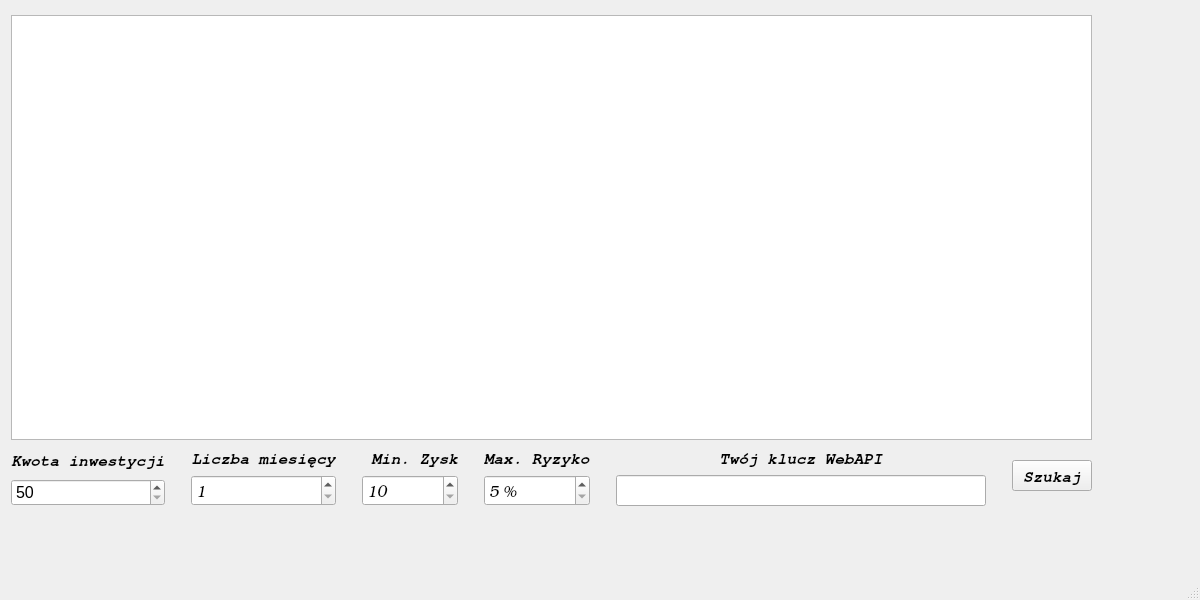
<?xml version="1.0" encoding="UTF-8"?>
<ui version="4.0">
 <class>MainWindow</class>
 <widget class="QMainWindow" name="MainWindow">
  <property name="windowModality">
   <enum>Qt::ApplicationModal</enum>
  </property>
  <property name="geometry">
   <rect>
    <x>0</x>
    <y>0</y>
    <width>1200</width>
    <height>600</height>
   </rect>
  </property>
  <property name="sizePolicy">
   <sizepolicy hsizetype="Preferred" vsizetype="Preferred">
    <horstretch>0</horstretch>
    <verstretch>0</verstretch>
   </sizepolicy>
  </property>
  <property name="maximumSize">
   <size>
    <width>1200</width>
    <height>600</height>
   </size>
  </property>
  <property name="windowTitle">
   <string>Kokos.pl</string>
  </property>
  <property name="autoFillBackground">
   <bool>false</bool>
  </property>
  <property name="styleSheet">
   <string notr="true">QMainWindow {font-size : 400px; color : blue; background-image: url('plaza.jpg'); background-repeat:no-repeat;}</string>
  </property>
  <property name="locale">
   <locale language="Polish" country="Poland"/>
  </property>
  <widget class="QWidget" name="centralwidget">
   <property name="maximumSize">
    <size>
     <width>1200</width>
     <height>600</height>
    </size>
   </property>
   <property name="font">
    <font>
     <family>TeXGyreCursor</family>
     <pointsize>12</pointsize>
     <weight>75</weight>
     <italic>true</italic>
     <bold>true</bold>
    </font>
   </property>
   <property name="autoFillBackground">
    <bool>false</bool>
   </property>
   <widget class="QWidget" name="layoutWidget">
    <property name="geometry">
     <rect>
      <x>11</x>
      <y>15</y>
      <width>1081</width>
      <height>491</height>
     </rect>
    </property>
    <layout class="QGridLayout" name="gridLayout">
     <property name="sizeConstraint">
      <enum>QLayout::SetMaximumSize</enum>
     </property>
     <item row="0" column="0">
      <widget class="QTableView" name="TableView">
       <property name="autoFillBackground">
        <bool>true</bool>
       </property>
       <property name="sortingEnabled">
        <bool>true</bool>
       </property>
       <attribute name="horizontalHeaderCascadingSectionResizes">
        <bool>true</bool>
       </attribute>
       <attribute name="horizontalHeaderStretchLastSection">
        <bool>true</bool>
       </attribute>
      </widget>
     </item>
     <item row="1" column="0">
      <layout class="QHBoxLayout" name="horizontalLayout">
       <item>
        <layout class="QVBoxLayout" name="verticalLayout">
         <item>
          <widget class="QLabel" name="ValueText">
           <property name="font">
            <font>
             <family>TeXGyreCursor</family>
             <pointsize>12</pointsize>
             <weight>75</weight>
             <italic>true</italic>
             <bold>true</bold>
            </font>
           </property>
           <property name="text">
            <string>Kwota inwestycji</string>
           </property>
           <property name="alignment">
            <set>Qt::AlignCenter</set>
           </property>
          </widget>
         </item>
         <item>
          <widget class="QSpinBox" name="ValueBox">
           <property name="font">
            <font>
             <pointsize>12</pointsize>
            </font>
           </property>
           <property name="minimum">
            <number>50</number>
           </property>
           <property name="maximum">
            <number>1000000</number>
           </property>
           <property name="singleStep">
            <number>50</number>
           </property>
          </widget>
         </item>
        </layout>
       </item>
       <item>
        <spacer name="horizontalSpacer_9">
         <property name="orientation">
          <enum>Qt::Horizontal</enum>
         </property>
         <property name="sizeType">
          <enum>QSizePolicy::Minimum</enum>
         </property>
         <property name="sizeHint" stdset="0">
          <size>
           <width>20</width>
           <height>20</height>
          </size>
         </property>
        </spacer>
       </item>
       <item>
        <layout class="QVBoxLayout" name="verticalLayout_2">
         <item>
          <widget class="QLabel" name="MonthNumberText">
           <property name="font">
            <font>
             <family>TeXGyreCursor</family>
             <pointsize>12</pointsize>
             <weight>75</weight>
             <italic>true</italic>
             <bold>true</bold>
            </font>
           </property>
           <property name="text">
            <string>Liczba miesięcy</string>
           </property>
           <property name="alignment">
            <set>Qt::AlignCenter</set>
           </property>
          </widget>
         </item>
         <item>
          <widget class="QSpinBox" name="MonthNumberBox">
           <property name="font">
            <font>
             <family>TeXGyreBonum</family>
             <pointsize>12</pointsize>
             <italic>true</italic>
            </font>
           </property>
           <property name="minimum">
            <number>1</number>
           </property>
           <property name="maximum">
            <number>48</number>
           </property>
          </widget>
         </item>
        </layout>
       </item>
       <item>
        <spacer name="horizontalSpacer_8">
         <property name="orientation">
          <enum>Qt::Horizontal</enum>
         </property>
         <property name="sizeType">
          <enum>QSizePolicy::Minimum</enum>
         </property>
         <property name="sizeHint" stdset="0">
          <size>
           <width>20</width>
           <height>20</height>
          </size>
         </property>
        </spacer>
       </item>
       <item>
        <layout class="QVBoxLayout" name="verticalLayout_3">
         <item>
          <widget class="QLabel" name="GainText">
           <property name="font">
            <font>
             <family>TeXGyreCursor</family>
             <pointsize>12</pointsize>
             <weight>75</weight>
             <italic>true</italic>
             <bold>true</bold>
            </font>
           </property>
           <property name="text">
            <string> Min. Zysk</string>
           </property>
           <property name="alignment">
            <set>Qt::AlignLeading|Qt::AlignLeft|Qt::AlignVCenter</set>
           </property>
          </widget>
         </item>
         <item>
          <widget class="QSpinBox" name="GainBox">
           <property name="font">
            <font>
             <family>TeXGyreBonum</family>
             <pointsize>12</pointsize>
             <italic>true</italic>
            </font>
           </property>
           <property name="minimum">
            <number>10</number>
           </property>
           <property name="maximum">
            <number>1000000</number>
           </property>
           <property name="singleStep">
            <number>10</number>
           </property>
          </widget>
         </item>
        </layout>
       </item>
       <item>
        <spacer name="horizontalSpacer_5">
         <property name="orientation">
          <enum>Qt::Horizontal</enum>
         </property>
         <property name="sizeType">
          <enum>QSizePolicy::Minimum</enum>
         </property>
         <property name="sizeHint" stdset="0">
          <size>
           <width>20</width>
           <height>20</height>
          </size>
         </property>
        </spacer>
       </item>
       <item>
        <layout class="QVBoxLayout" name="verticalLayout_4">
         <item>
          <widget class="QLabel" name="RiskText">
           <property name="font">
            <font>
             <family>TeXGyreCursor</family>
             <pointsize>12</pointsize>
             <weight>75</weight>
             <italic>true</italic>
             <bold>true</bold>
            </font>
           </property>
           <property name="text">
            <string>Max. Ryzyko</string>
           </property>
           <property name="alignment">
            <set>Qt::AlignLeading|Qt::AlignLeft|Qt::AlignVCenter</set>
           </property>
          </widget>
         </item>
         <item>
          <widget class="QSpinBox" name="RiskBox">
           <property name="font">
            <font>
             <family>TeXGyreBonum</family>
             <pointsize>12</pointsize>
             <italic>true</italic>
            </font>
           </property>
           <property name="suffix">
            <string> %</string>
           </property>
           <property name="minimum">
            <number>5</number>
           </property>
           <property name="maximum">
            <number>100</number>
           </property>
          </widget>
         </item>
        </layout>
       </item>
       <item>
        <spacer name="horizontalSpacer_6">
         <property name="orientation">
          <enum>Qt::Horizontal</enum>
         </property>
         <property name="sizeType">
          <enum>QSizePolicy::Minimum</enum>
         </property>
         <property name="sizeHint" stdset="0">
          <size>
           <width>20</width>
           <height>20</height>
          </size>
         </property>
        </spacer>
       </item>
       <item>
        <layout class="QVBoxLayout" name="verticalLayout_6">
         <item>
          <widget class="QLabel" name="KeyText">
           <property name="font">
            <font>
             <family>TeXGyreCursor</family>
             <pointsize>12</pointsize>
             <weight>75</weight>
             <italic>true</italic>
             <bold>true</bold>
            </font>
           </property>
           <property name="text">
            <string>Twój klucz WebAPI</string>
           </property>
           <property name="alignment">
            <set>Qt::AlignCenter</set>
           </property>
          </widget>
         </item>
         <item>
          <widget class="QLineEdit" name="KeyBox">
           <property name="font">
            <font>
             <family>TeXGyreBonum</family>
             <pointsize>12</pointsize>
             <italic>true</italic>
            </font>
           </property>
           <property name="alignment">
            <set>Qt::AlignCenter</set>
           </property>
          </widget>
         </item>
        </layout>
       </item>
       <item>
        <spacer name="horizontalSpacer_7">
         <property name="orientation">
          <enum>Qt::Horizontal</enum>
         </property>
         <property name="sizeType">
          <enum>QSizePolicy::Minimum</enum>
         </property>
         <property name="sizeHint" stdset="0">
          <size>
           <width>20</width>
           <height>20</height>
          </size>
         </property>
        </spacer>
       </item>
       <item>
        <layout class="QVBoxLayout" name="verticalLayout_5">
         <item>
          <spacer name="horizontalSpacer">
           <property name="orientation">
            <enum>Qt::Horizontal</enum>
           </property>
           <property name="sizeType">
            <enum>QSizePolicy::Preferred</enum>
           </property>
           <property name="sizeHint" stdset="0">
            <size>
             <width>0</width>
             <height>0</height>
            </size>
           </property>
          </spacer>
         </item>
         <item>
          <widget class="QPushButton" name="SearchButton">
           <property name="font">
            <font>
             <family>TeXGyreCursor</family>
             <pointsize>12</pointsize>
             <weight>75</weight>
             <italic>true</italic>
             <bold>true</bold>
            </font>
           </property>
           <property name="text">
            <string>Szukaj</string>
           </property>
          </widget>
         </item>
         <item>
          <spacer name="horizontalSpacer_2">
           <property name="orientation">
            <enum>Qt::Horizontal</enum>
           </property>
           <property name="sizeType">
            <enum>QSizePolicy::Preferred</enum>
           </property>
           <property name="sizeHint" stdset="0">
            <size>
             <width>0</width>
             <height>0</height>
            </size>
           </property>
          </spacer>
         </item>
        </layout>
       </item>
      </layout>
     </item>
    </layout>
   </widget>
  </widget>
  <widget class="QStatusBar" name="statusbar"/>
  <action name="actionAktualizuj_Baze_Danych">
   <property name="text">
    <string>Aktualizuj Baze Danych</string>
   </property>
  </action>
  <action name="EndApp">
   <property name="text">
    <string>Zakończ</string>
   </property>
  </action>
  <action name="AboutAutors">
   <property name="text">
    <string>O Autorach</string>
   </property>
  </action>
  <action name="AboutApp">
   <property name="text">
    <string>O programie</string>
   </property>
  </action>
 </widget>
 <resources/>
 <connections>
  <connection>
   <sender>EndApp</sender>
   <signal>activated()</signal>
   <receiver>AboutApp</receiver>
   <slot>toggle()</slot>
   <hints>
    <hint type="sourcelabel">
     <x>-1</x>
     <y>-1</y>
    </hint>
    <hint type="destinationlabel">
     <x>-1</x>
     <y>-1</y>
    </hint>
   </hints>
  </connection>
 </connections>
 <slots>
  <slot>search()</slot>
 </slots>
</ui>
